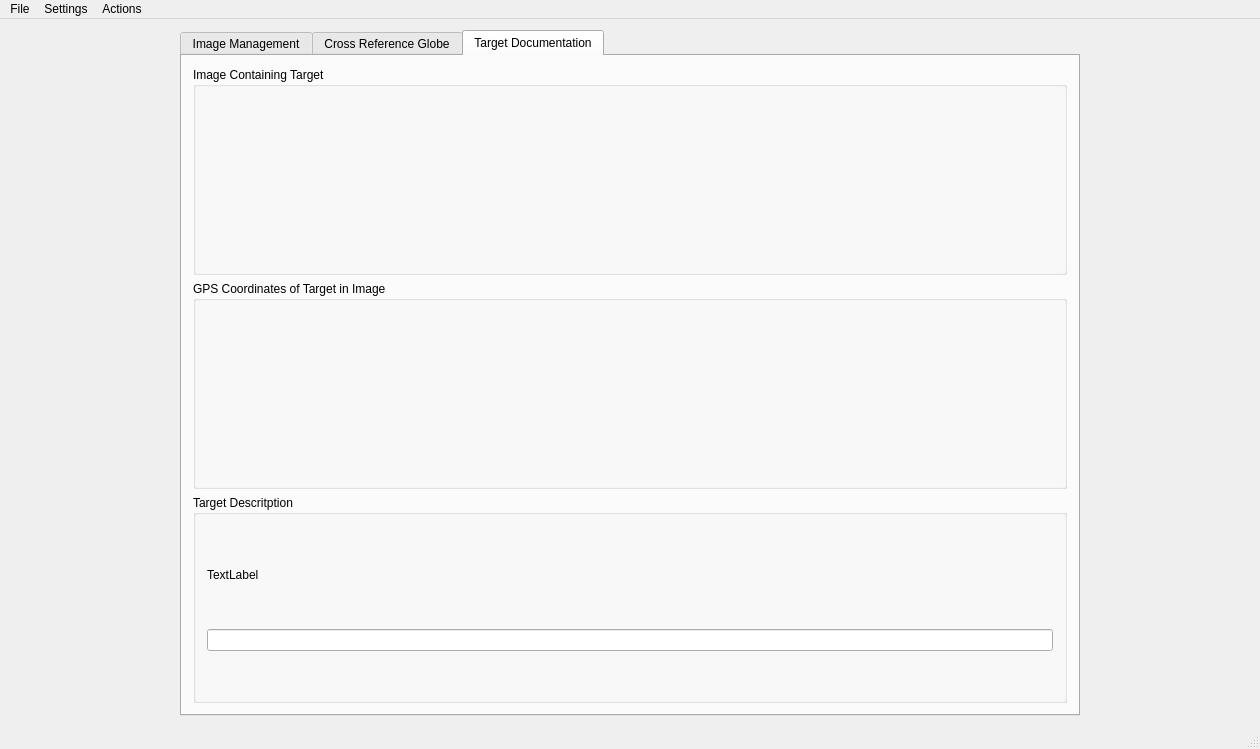
<?xml version="1.0" encoding="UTF-8"?>
<ui version="4.0">
 <class>MainWindow</class>
 <widget class="QMainWindow" name="MainWindow">
  <property name="geometry">
   <rect>
    <x>0</x>
    <y>0</y>
    <width>1260</width>
    <height>749</height>
   </rect>
  </property>
  <property name="sizePolicy">
   <sizepolicy hsizetype="Minimum" vsizetype="Minimum">
    <horstretch>0</horstretch>
    <verstretch>0</verstretch>
   </sizepolicy>
  </property>
  <property name="minimumSize">
   <size>
    <width>500</width>
    <height>700</height>
   </size>
  </property>
  <property name="windowTitle">
   <string>Dynamic Image Viewer</string>
  </property>
  <property name="windowIcon">
   <iconset>
    <normaloff>BadassLogo.JPG</normaloff>BadassLogo.JPG</iconset>
  </property>
  <widget class="QWidget" name="centralWidget">
   <layout class="QHBoxLayout" name="horizontalLayout">
    <item>
     <widget class="QTabWidget" name="tabWidget">
      <property name="maximumSize">
       <size>
        <width>900</width>
        <height>16777215</height>
       </size>
      </property>
      <property name="currentIndex">
       <number>2</number>
      </property>
      <widget class="QWidget" name="tab">
       <attribute name="title">
        <string>Image Management</string>
       </attribute>
       <layout class="QGridLayout" name="gridLayout_2">
        <item row="0" column="0">
         <widget class="QGroupBox" name="groupBox_options">
          <property name="minimumSize">
           <size>
            <width>10</width>
            <height>0</height>
           </size>
          </property>
          <property name="maximumSize">
           <size>
            <width>650</width>
            <height>16777215</height>
           </size>
          </property>
          <property name="autoFillBackground">
           <bool>false</bool>
          </property>
          <property name="title">
           <string>Options and Information</string>
          </property>
          <layout class="QGridLayout" name="gridLayout">
           <item row="2" column="0" colspan="3">
            <widget class="QLabel" name="label_AvailableImages">
             <property name="font">
              <font>
               <weight>75</weight>
               <bold>true</bold>
              </font>
             </property>
             <property name="text">
              <string>Available Images</string>
             </property>
            </widget>
           </item>
           <item row="0" column="2" colspan="2">
            <widget class="QCheckBox" name="chkBox_reverseSort">
             <property name="text">
              <string>Reverse Listing</string>
             </property>
            </widget>
           </item>
           <item row="1" column="3">
            <widget class="QPushButton" name="pushBtn_ZoomOut">
             <property name="text">
              <string>Zoom Out</string>
             </property>
            </widget>
           </item>
           <item row="0" column="0" colspan="2">
            <widget class="QCheckBox" name="chkBx_autSelectLatest">
             <property name="text">
              <string>Auto Select Latest</string>
             </property>
            </widget>
           </item>
           <item row="6" column="3" colspan="2">
            <widget class="QTextBrowser" name="textBrowser_imageInfo_priority">
             <property name="maximumSize">
              <size>
               <width>16777215</width>
               <height>150</height>
              </size>
             </property>
            </widget>
           </item>
           <item row="3" column="2">
            <widget class="QPushButton" name="pushBtn_add">
             <property name="text">
              <string>Add</string>
             </property>
            </widget>
           </item>
           <item row="1" column="1">
            <widget class="QPushButton" name="pushBtn_ZoomIn">
             <property name="text">
              <string>Zoom In</string>
             </property>
            </widget>
           </item>
           <item row="5" column="3" colspan="2">
            <widget class="QLabel" name="label_imageInfo_priority">
             <property name="font">
              <font>
               <weight>75</weight>
               <bold>true</bold>
              </font>
             </property>
             <property name="text">
              <string>Image Information</string>
             </property>
            </widget>
           </item>
           <item row="1" column="2">
            <widget class="QDoubleSpinBox" name="doubleSpinBx_scaleFactor">
             <property name="minimum">
              <double>0.000000000000000</double>
             </property>
             <property name="singleStep">
              <double>0.200000000000000</double>
             </property>
             <property name="value">
              <double>1.000000000000000</double>
             </property>
            </widget>
           </item>
           <item row="4" column="2">
            <widget class="QPushButton" name="pushBtn_remove">
             <property name="text">
              <string>Remove</string>
             </property>
            </widget>
           </item>
           <item row="6" column="0" colspan="2">
            <widget class="QTextBrowser" name="textBrowser_ImageInfo">
             <property name="maximumSize">
              <size>
               <width>16777215</width>
               <height>150</height>
              </size>
             </property>
            </widget>
           </item>
           <item row="3" column="3" rowspan="2" colspan="2">
            <widget class="QListView" name="listView_priorityImages">
             <property name="sizePolicy">
              <sizepolicy hsizetype="Expanding" vsizetype="Maximum">
               <horstretch>0</horstretch>
               <verstretch>0</verstretch>
              </sizepolicy>
             </property>
             <property name="minimumSize">
              <size>
               <width>0</width>
               <height>350</height>
              </size>
             </property>
            </widget>
           </item>
           <item row="3" column="0" rowspan="2" colspan="2">
            <widget class="QListView" name="listView_availImages">
             <property name="sizePolicy">
              <sizepolicy hsizetype="Expanding" vsizetype="Maximum">
               <horstretch>0</horstretch>
               <verstretch>0</verstretch>
              </sizepolicy>
             </property>
             <property name="minimumSize">
              <size>
               <width>0</width>
               <height>350</height>
              </size>
             </property>
             <property name="editTriggers">
              <set>QAbstractItemView::CurrentChanged|QAbstractItemView::DoubleClicked|QAbstractItemView::EditKeyPressed|QAbstractItemView::SelectedClicked</set>
             </property>
            </widget>
           </item>
           <item row="5" column="0">
            <widget class="QLabel" name="label_ImageInformation">
             <property name="font">
              <font>
               <weight>75</weight>
               <bold>true</bold>
               <underline>false</underline>
              </font>
             </property>
             <property name="text">
              <string>Image Information</string>
             </property>
            </widget>
           </item>
           <item row="2" column="3" colspan="2">
            <widget class="QLabel" name="label_priorityImages">
             <property name="font">
              <font>
               <weight>75</weight>
               <bold>true</bold>
              </font>
             </property>
             <property name="text">
              <string>Priority Images</string>
             </property>
            </widget>
           </item>
           <item row="0" column="4">
            <widget class="QCheckBox" name="chkBx_FitToWindow">
             <property name="text">
              <string>Fit To Window</string>
             </property>
            </widget>
           </item>
          </layout>
          <zorder>doubleSpinBx_scaleFactor</zorder>
          <zorder>pushBtn_ZoomOut</zorder>
          <zorder>pushBtn_ZoomIn</zorder>
          <zorder>pushBtn_remove</zorder>
          <zorder>listView_priorityImages</zorder>
          <zorder>listView_availImages</zorder>
          <zorder>pushBtn_add</zorder>
          <zorder>textBrowser_imageInfo_priority</zorder>
          <zorder>textBrowser_ImageInfo</zorder>
          <zorder>label_imageInfo_priority</zorder>
          <zorder>label_ImageInformation</zorder>
          <zorder>chkBx_FitToWindow</zorder>
          <zorder>chkBx_autSelectLatest</zorder>
          <zorder>chkBox_reverseSort</zorder>
          <zorder>label_priorityImages</zorder>
          <zorder>label_AvailableImages</zorder>
         </widget>
        </item>
       </layout>
      </widget>
      <widget class="QWidget" name="tab_2">
       <attribute name="title">
        <string>Cross Reference Globe</string>
       </attribute>
       <layout class="QGridLayout" name="gridLayout_3">
        <item row="0" column="1">
         <layout class="QVBoxLayout" name="verticalLayout">
          <item>
           <layout class="QGridLayout" name="gridLayout_4">
            <item row="0" column="0">
             <widget class="QGroupBox" name="groupBox_LAT">
              <property name="maximumSize">
               <size>
                <width>16777215</width>
                <height>50</height>
               </size>
              </property>
              <property name="title">
               <string>Latitude</string>
              </property>
              <layout class="QGridLayout" name="gridLayout_5">
               <item row="0" column="0">
                <widget class="QDoubleSpinBox" name="doubleSpinBox_lat">
                 <property name="minimumSize">
                  <size>
                   <width>0</width>
                   <height>20</height>
                  </size>
                 </property>
                 <property name="decimals">
                  <number>10</number>
                 </property>
                 <property name="minimum">
                  <double>-99.999999000000003</double>
                 </property>
                 <property name="maximum">
                  <double>99.999999000000003</double>
                 </property>
                 <property name="singleStep">
                  <double>0.000001000000000</double>
                 </property>
                </widget>
               </item>
              </layout>
             </widget>
            </item>
            <item row="0" column="1">
             <widget class="QGroupBox" name="groupBox_LON">
              <property name="maximumSize">
               <size>
                <width>16777215</width>
                <height>50</height>
               </size>
              </property>
              <property name="title">
               <string>Longitude</string>
              </property>
              <layout class="QGridLayout" name="gridLayout_6">
               <item row="0" column="0">
                <widget class="QDoubleSpinBox" name="doubleSpinBox_lon">
                 <property name="minimumSize">
                  <size>
                   <width>0</width>
                   <height>20</height>
                  </size>
                 </property>
                 <property name="decimals">
                  <number>10</number>
                 </property>
                 <property name="minimum">
                  <double>-99.999999000000003</double>
                 </property>
                 <property name="maximum">
                  <double>99.999999000000003</double>
                 </property>
                 <property name="singleStep">
                  <double>0.000001000000000</double>
                 </property>
                </widget>
               </item>
              </layout>
             </widget>
            </item>
           </layout>
          </item>
         </layout>
        </item>
       </layout>
      </widget>
      <widget class="QWidget" name="tab_3">
       <attribute name="title">
        <string>Target Documentation</string>
       </attribute>
       <layout class="QGridLayout" name="gridLayout_8">
        <item row="0" column="0">
         <layout class="QGridLayout" name="gridLayout_7">
          <item row="0" column="0">
           <widget class="QGroupBox" name="groupBox_imageName">
            <property name="title">
             <string>Image Containing Target</string>
            </property>
           </widget>
          </item>
          <item row="2" column="0">
           <widget class="QGroupBox" name="groupBox_targetDescription">
            <property name="title">
             <string>Target Descritption</string>
            </property>
            <property name="flat">
             <bool>false</bool>
            </property>
            <layout class="QGridLayout" name="gridLayout_9">
             <item row="1" column="0">
              <widget class="QLineEdit" name="lineEdit"/>
             </item>
             <item row="0" column="0">
              <widget class="QLabel" name="label">
               <property name="maximumSize">
                <size>
                 <width>16777215</width>
                 <height>25</height>
                </size>
               </property>
               <property name="text">
                <string>TextLabel</string>
               </property>
              </widget>
             </item>
            </layout>
           </widget>
          </item>
          <item row="1" column="0">
           <widget class="QGroupBox" name="groupBox_GPS_Coord">
            <property name="title">
             <string>GPS Coordinates of Target in Image</string>
            </property>
           </widget>
          </item>
         </layout>
        </item>
       </layout>
      </widget>
     </widget>
    </item>
   </layout>
  </widget>
  <widget class="QStatusBar" name="statusBar"/>
  <widget class="QMenuBar" name="menuBar">
   <property name="geometry">
    <rect>
     <x>0</x>
     <y>0</y>
     <width>1260</width>
     <height>23</height>
    </rect>
   </property>
   <widget class="QMenu" name="menuFile">
    <property name="title">
     <string>File</string>
    </property>
    <addaction name="actionOpen_Image"/>
    <addaction name="actionOpen_Directory"/>
   </widget>
   <widget class="QMenu" name="menuSettings">
    <property name="title">
     <string>Settings</string>
    </property>
    <addaction name="actionSave_Current"/>
    <addaction name="separator"/>
   </widget>
   <widget class="QMenu" name="menuActions">
    <property name="title">
     <string>Actions</string>
    </property>
    <widget class="QMenu" name="menuClear_Point_Tags_Exif_UserComments">
     <property name="title">
      <string>Clear Point Tags (Exif UserComments)</string>
     </property>
     <addaction name="actionFrom_Selected"/>
     <addaction name="actionFrom_ALL"/>
    </widget>
    <addaction name="menuClear_Point_Tags_Exif_UserComments"/>
   </widget>
   <addaction name="menuFile"/>
   <addaction name="menuSettings"/>
   <addaction name="menuActions"/>
  </widget>
  <action name="actionOpen_Image">
   <property name="text">
    <string>Open Image</string>
   </property>
  </action>
  <action name="actionOpen_Directory">
   <property name="text">
    <string>Open Directory</string>
   </property>
  </action>
  <action name="actionSave_Current">
   <property name="text">
    <string>Save Current</string>
   </property>
  </action>
  <action name="actionFrom_Selected">
   <property name="text">
    <string>From Selected</string>
   </property>
  </action>
  <action name="actionFrom_ALL">
   <property name="text">
    <string>From ALL</string>
   </property>
  </action>
 </widget>
 <layoutdefault spacing="6" margin="11"/>
 <resources/>
 <connections/>
</ui>
